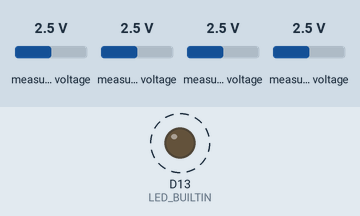
This program was run on a simulated STM32 Nucleo. On the bench: output pins drawn as LEDs (lit = HIGH). Dashed ring = blinking. The test bench sets the inputs (shaded band); at power-on: measured voltage 2.5 V. What the program prints to the serial monitor is not drawn.

Above: at 0.05 s.
Timing chart, 0 to 3.0 s (numbered marks = the images above):
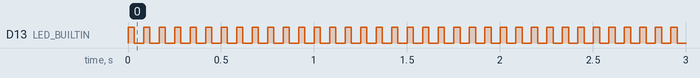

Measured:
- by itself, D13 (LED_BUILTIN): alternates HIGH for 0.03 s and LOW for 0.05 s

The program:

main.cpp
```cpp
#include <Arduino.h>
#include <Wire.h>
#include <Adafruit_ADS1X15.h>

Adafruit_ADS1115 ads; // Use this for the 16-bit version

void setup() {
  // LED_BUILTIN is the Green user LED on the Nucleo-144
  pinMode(LED_BUILTIN, OUTPUT);
  // Start serial at 115200 for your ADC data later
  Serial.begin(115200);

  Serial.println("Initializing ADS1115...");

  // D14 (SDA) and D15 (SCL) on CN7 map to the default Wire interface
  Wire.begin();

  // The default I2C address for ADS1115 is 0x48 (if ADDR is tied to GND)
  if (!ads.begin()) {
    Serial.println("Failed to initialize ADS1115. Check wiring!");
    while (1);
  }
  Serial.println("ADS1115 initialized successfully.");

  // Optional: Adjust gain if needed (default is +/- 6.144V)
  // ads.setGain(GAIN_TWOTHIRDS);
}

void loop() {
  digitalWrite(LED_BUILTIN, HIGH);

  // Read all 4 channels
  int16_t adc0 = ads.readADC_SingleEnded(0);
  int16_t adc1 = ads.readADC_SingleEnded(1);
  int16_t adc2 = ads.readADC_SingleEnded(2);
  int16_t adc3 = ads.readADC_SingleEnded(3);

  float volts0 = ads.computeVolts(adc0);
  float volts1 = ads.computeVolts(adc1);
  float volts2 = ads.computeVolts(adc2);
  float volts3 = ads.computeVolts(adc3);

  // Output as CSV: V0,V1,V2,V3
  Serial.print(volts0, 4); Serial.print(",");
  Serial.print(volts1, 4); Serial.print(",");
  Serial.print(volts2, 4); Serial.print(",");
  Serial.println(volts3, 4);

  digitalWrite(LED_BUILTIN, LOW);
  delay(50); // 20 Hz sample rate
}
```
